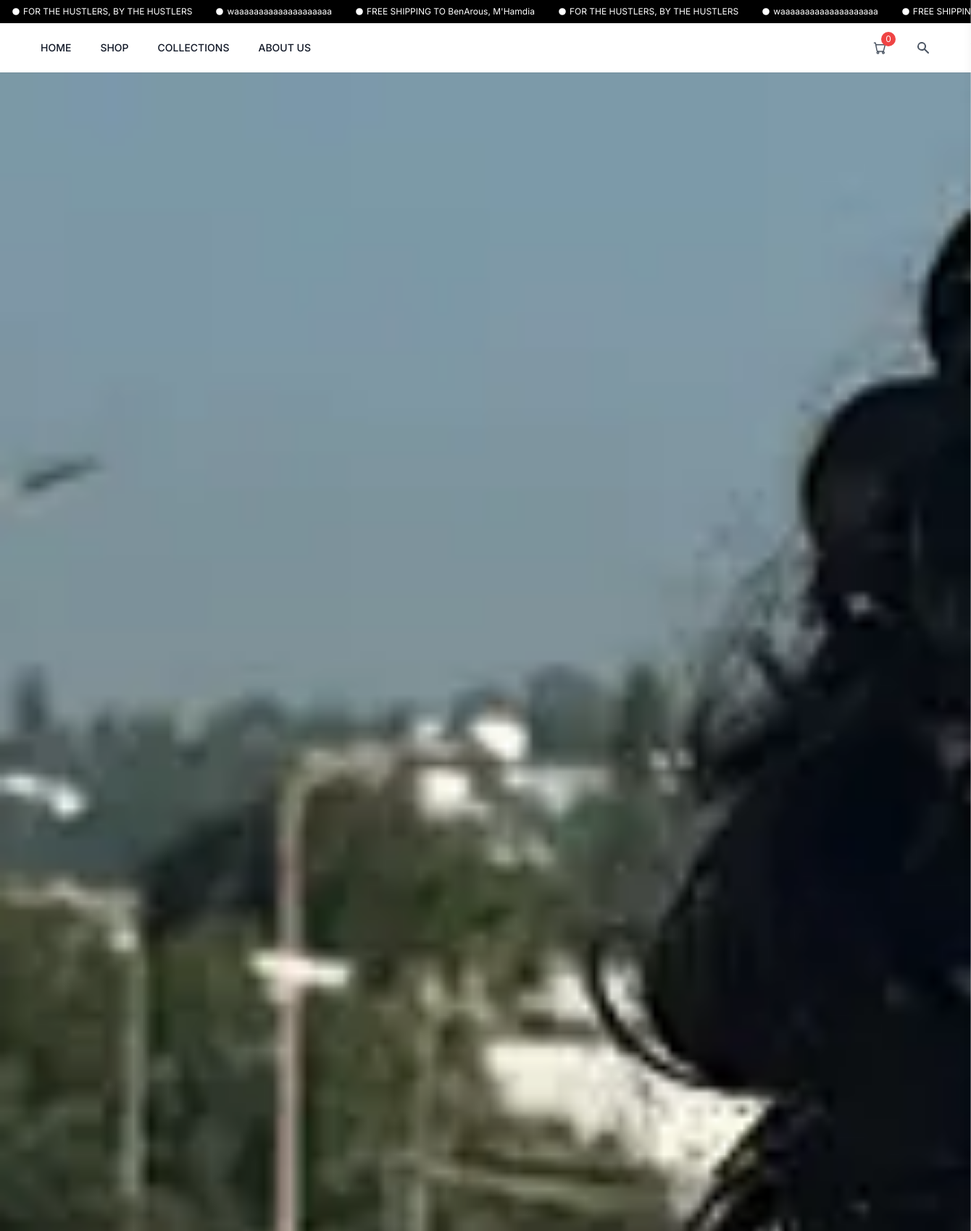
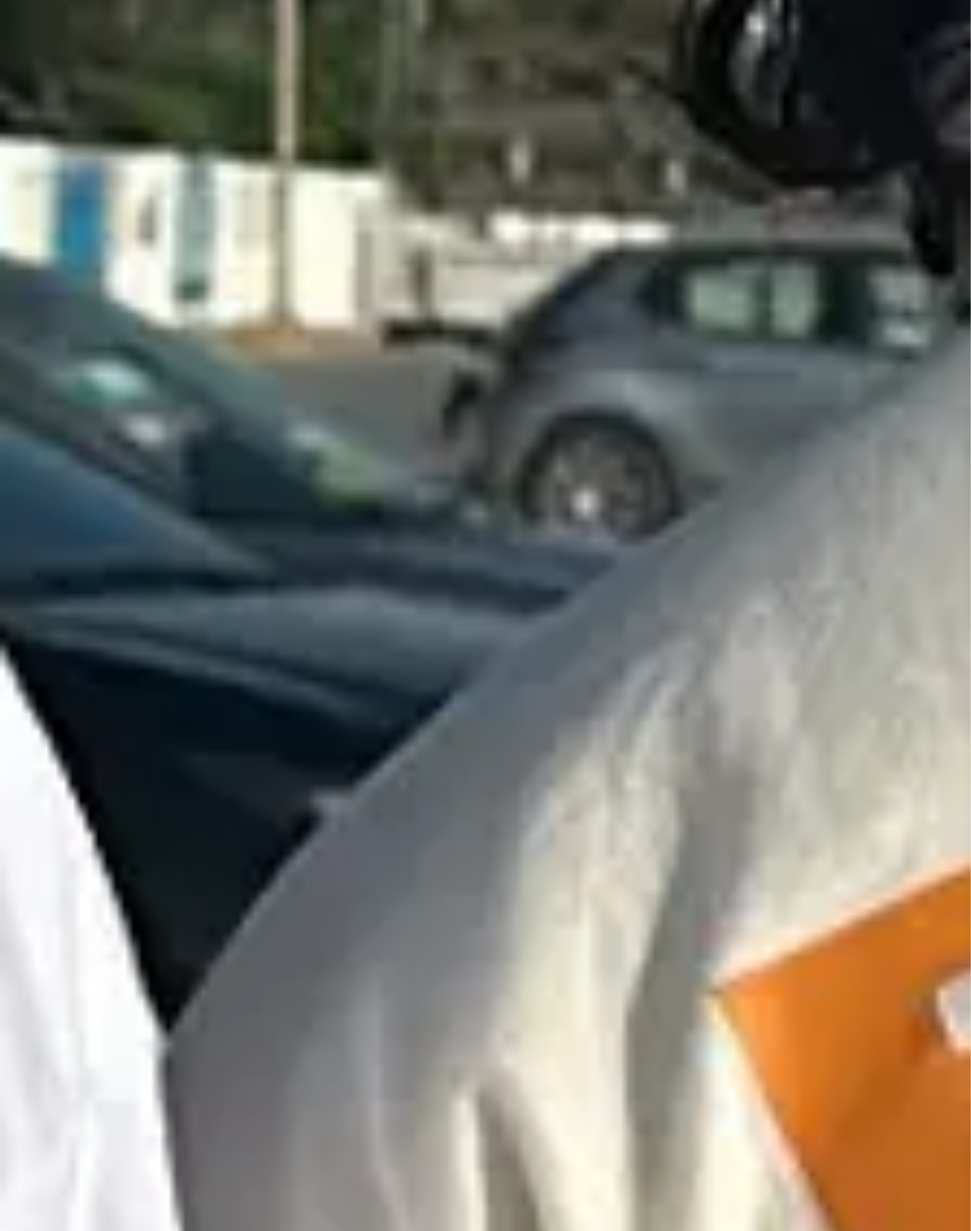
The page / (upper part) on the database its author committed (2 pictures, top to bottom).
### tables this page shows
CREATE TABLE `site_settings` (
  `id` int(11) NOT NULL,
  `setting_key` varchar(100) NOT NULL,
  `setting_value` text DEFAULT NULL,
  `created_at` timestamp NOT NULL DEFAULT current_timestamp(),
  `updated_at` timestamp NOT NULL DEFAULT current_timestamp() ON UPDATE current_timestamp()
);

### includes/functions.php (called while the page is built, shortened)
<?php
function getSiteSetting($key, $default = '') {
    static $cachedSettings = [];
    if (isset($cachedSettings[$key])) {
        return $cachedSettings[$key];
    }
    $pdo = getDBConnection();
    $stmt = $pdo->prepare("SELECT setting_value FROM site_settings WHERE setting_key = ?");
    $stmt->execute([$key]);
    $result = $stmt->fetch();
    $value = $result ? $result['setting_value'] : $default;
    $cachedSettings[$key] = $value;
    return $value;
}
function isMaintenanceMode() {
    return getSiteSetting('maintenance_mode', '0') === '1';
}
function checkMaintenanceMode() {
    if (isMaintenanceMode() && !canBypassMaintenance()) {
        $_SESSION['maintenance_mode'] = true;
        $currentUrl = $_SERVER['REQUEST_URI'] ?? '/';
        $scriptName = $_SERVER['SCRIPT_NAME'] ?? '';
        $basePath = dirname($scriptName);
        if ($basePath === '.') {
            $basePath = '';
        }
        $maintenanceUrl = $basePath . '/maintenance.php?redirect=' . urlencode($currentUrl);
        header('Location: ' . $maintenanceUrl);
        exit();
    }
}
function getCartItems() {
    $pdo = getDBConnection();
    $sessionId = session_id();
    $stmt = $pdo->prepare("SELECT ci.*, p.name, p.price, p.sale_price, p.color
                          FROM cart_items ci
                          JOIN products p ON ci.product_id = p.id
                          WHERE ci.session_id = ?");
    $stmt->execute([$sessionId]);
    $items = $stmt->fetchAll();
    return $items;
}
?>

### index.php (the view, shortened to what this page needs)
 <?php
require_once 'includes/functions.php';
?>
<?php require_once 'includes/header.php'; ?>
    <section class="bg-hero h-[70vh] md:h-[80vh] flex flex-col justify-between text-center relative overflow-hidden" style="background-image: url('<?php echo getSiteSetting('hero_image', 'images/hero.webp'); ?>'); background-size: cover; background-position: center;">
        <div class="relative z-10 text-white flex-1 flex items-center justify-center">
        </div>
    </section>
<?php require_once 'includes/footer.php'; ?>

### includes/header.php (shortened to what this page needs)
<?php
require_once __DIR__ . '/functions.php';
checkMaintenanceMode();
?>
<!DOCTYPE html>
<html lang="en">
<head>
    <title><?php echo getSiteSetting('brand_name', 'BeamTheTeam'); ?></title>
    <script src="https://cdn.tailwindcss.com"></script>
    <link rel="stylesheet" href="style.css">
</head>
<body class="bg-gray-100 text-gray-900">
    <div class="bg-black text-white text-xs py-2 px-4 overflow-hidden">
        <div class="flex animate-scroll space-x-8 whitespace-nowrap">
            <span class="flex items-center"><svg class="w-3 h-3 mr-1 flex-shrink-0" fill="currentColor" viewBox="0 0 20 20"><path d="M10 18a8 8 0 100-16 8 8 0 000 16zm1-11H9v3H8v2h1v3h2v-3h1v-2h-1V7z"></path></svg> <?php echo getSiteSetting('announcement_text_1', 'SHIPPING TO TUNISIA ON ORDERS +$150'); ?></span>
            <span class="flex items-center"><svg class="w-3 h-3 mr-1 flex-shrink-0" fill="currentColor" viewBox="0 0 20 20"><path d="M10 18a8 8 0 100-16 8 8 0 000 16zm1-11H9v3H8v2h1v3h2v-3h1v-2h-1V7z"></path></svg> <?php echo getSiteSetting('announcement_text_2', 'EASY RETURNS'); ?></span>
            <span class="flex items-center"><svg class="w-3 h-3 mr-1 flex-shrink-0" fill="currentColor" viewBox="0 0 20 20"><path d="M10 18a8 8 0 100-16 8 8 0 000 16zm1-11H9v3H8v2h1v3h2v-3h1v-2h-1V7z"></path></svg> <?php echo getSiteSetting('announcement_text_3', 'FREE SHIPPING TO TUNISIA ON ORDERS +$150'); ?></span>
            <span class="flex items-center"><svg class="w-3 h-3 mr-1 flex-shrink-0" fill="currentColor" viewBox="0 0 20 20"><path d="M10 18a8 8 0 100-16 8 8 0 000 16zm1-11H9v3H8v2h1v3h2v-3h1v-2h-1V7z"></path></svg> <?php echo getSiteSetting('announcement_text_1', 'SHIPPING TO TUNISIA ON ORDERS +$150'); ?></span>
            <span class="flex items-center"><svg class="w-3 h-3 mr-1 flex-shrink-0" fill="currentColor" viewBox="0 0 20 20"><path d="M10 18a8 8 0 100-16 8 8 0 000 16zm1-11H9v3H8v2h1v3h2v-3h1v-2h-1V7z"></path></svg> <?php echo getSiteSetting('announcement_text_2', 'EASY RETURNS'); ?></span>
            <span class="flex items-center"><svg class="w-3 h-3 mr-1 flex-shrink-0" fill="currentColor" viewBox="0 0 20 20"><path d="M10 18a8 8 0 100-16 8 8 0 000 16zm1-11H9v3H8v2h1v3h2v-3h1v-2h-1V7z"></path></svg> <?php echo getSiteSetting('announcement_text_3', 'FREE SHIPPING TO TUNISIA ON ORDERS +$150'); ?></span>
        </div>
    </div>
    <header class="bg-white shadow-sm py-4 px-4 md:px-8 lg:px-12 sticky top-0 z-50">
        <div class="flex items-center justify-between relative">
            <nav class="hidden md:flex items-center space-x-2 md:space-x-4 lg:space-x-6 text-xs md:text-sm font-medium">
                <a href="index.php" class="hover:text-gray-700 rounded-md p-1 md:p-2 block">HOME</a>
                <div class="relative group">
                    <a href="shop.php" class="hover:text-gray-700 rounded-md p-1 md:p-2 block">SHOP</a>
                </div>
                <a href="collections.php" class="hover:text-gray-700 rounded-md p-1 md:p-2 hidden sm:block">COLLECTIONS</a>
                <a href="about.php" class="hover:text-gray-700 rounded-md p-1 md:p-2 hidden xl:block">ABOUT US</a>
            </nav>
            <div class="absolute left-1/2 transform -translate-x-1/2">
                <a href="index.php" id="brand-logo" class="text-lg md:text-xl lg:text-2xl font-bold tracking-wider text-gray-800 rounded-md p-1 md:p-2 glitch-text relative select-none flex items-center gap-2" style="display:inline-block;">
                    <span class="logo-glitch-stack">
                    </span>
                </a>
            </div>
            <div class="flex items-center space-x-2 md:space-x-4 lg:space-x-6">
                <a href="view_cart.php" class="text-gray-600 hover:text-gray-800 rounded-md p-1 md:p-2 relative" aria-label="Cart">
                    <svg class="w-4 h-4 md:w-5 md:h-5" fill="none" stroke="currentColor" stroke-width="1.8" viewBox="0 0 24 24">
                      <circle cx="9" cy="20" r="1.5"/>
                      <circle cx="18" cy="20" r="1.5"/>
                      <path stroke-linecap="round" stroke-linejoin="round" d="M3 4h2l2.4 12.29a2 2 0 0 0 2 1.71h7.2a2 2 0 0 0 2-1.71L21 7H6"/>
                    </svg>
                    <span class="absolute -top-1 -right-1 bg-red-500 text-white text-xs rounded-full w-5 h-5 flex items-center justify-center cart-count">
                        <?php
                        $cartItems = getCartItems();
                        $totalItems = array_sum(array_column($cartItems, 'quantity'));
                        echo $totalItems;
                        ?>
                    </span>
                </a>
                <button id="search-button" class="text-gray-600 hover:text-gray-800 rounded-md p-1 md:p-2 relative group" aria-label="Search">
                    <svg class="w-4 h-4 md:w-5 md:h-5" fill="currentColor" viewBox="0 0 20 20"><path fill-rule="evenodd" d="M8 4a4 4 0 100 8 4 4 0 000-8zM2 8a6 6 0 1110.89 3.476l4.817 4.817a1 1 0 01-1.414 1.414l-4.816-4.816A6 6 0 012 8z" clip-rule="evenodd"></path></svg>
                </button>
            </div>
        </div>
    </header>

### style.css (style rules this page uses)
.glitch-text { color: #fff; position: relative; text-shadow: 2px 0 #00ffe7, -2px 0 #ff00c8, 0 2px #00ffe7, 0 -2px #ff00c8; animation: glitch-anim 1s infinite linear alternate-reverse; }
body { font-family: 'Inter', sans-serif; margin: 0; padding: 0; overflow-x: hidden; }
.bg-hero { background-image: url('images/hero.webp'); background-size: cover; background-position: center; background-repeat: no-repeat; }
.animate-scroll { animation: scroll 30s linear infinite; animation-direction: reverse; }
.cart-count { transition: all 0.3s ease; }
button, .size-btn, .quantity-btn { transition: all 0.2s ease; }

### includes/header.php (style rules this page uses)
.logo-glitch-stack { position: relative; width: 5rem; height: 5rem; display: inline-block; }

### rows shown on the page
site_settings: setting_value "FOR THE HUSTLERS, BY THE HUSTLERS"
site_settings: setting_value "waaaaaaaaaaaaaaaaaaaa"
site_settings: setting_value "FREE SHIPPING TO BenArous, M'Hamdia"
site_settings: setting_value (picture)

### other values the page prints
getSiteSetting('announcement_text_2', 'EASY RETURNS') "waaaaaaaaaaaaaaaaaaaa"
$totalItems "0"
